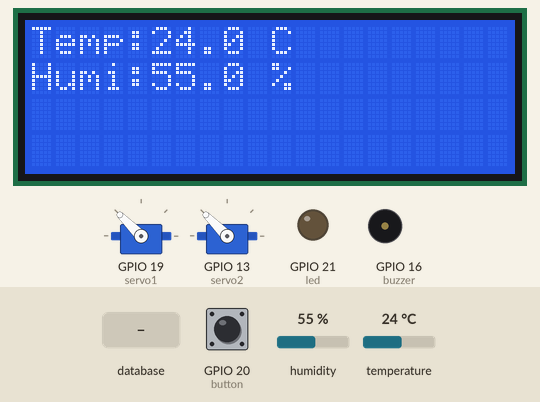
The program below on a simulated Raspberry Pi (BCM pin numbers). Shown: 2 × servo, 20×4 character LCD, output pins drawn as LEDs (lit = HIGH), buzzer (waves = sounding, pin HIGH). Inputs (shaded band) come from the test bench; at power-on: humidity 55 %, temperature 24 °C, GPIO 20 (button) LOW. Each call to the cloud database takes 0.3 s, and an entry nobody has set reads as its off value or as empty; servo angles are drawn from the pulse width (0.5 ms = 0°, 2.5 ms = 180°); threads take turns every 2 ms; what the program prints to the terminal is not drawn.

Above: at 0.2 s.
1.3 s: database entry "12345678" set to "1"
2.9 s: database entry "onefloor" set to "1"
At 3.4 s:
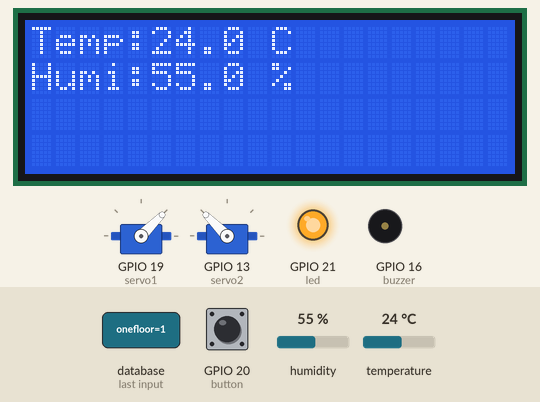
9.7 s: database entry "servo1" set to "1"
11.3 s: humidity set to 22 %
At 14.5 s:
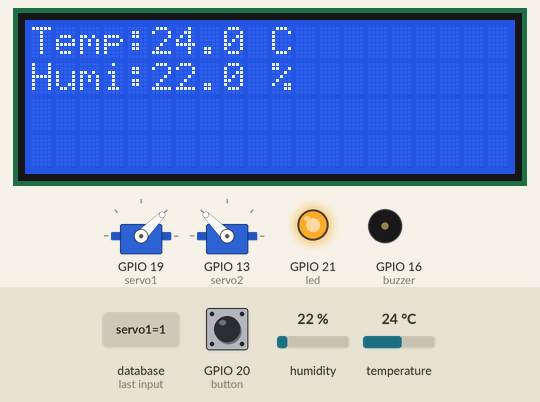
17.9 s: temperature set to 12 °C
At 20.1 s:
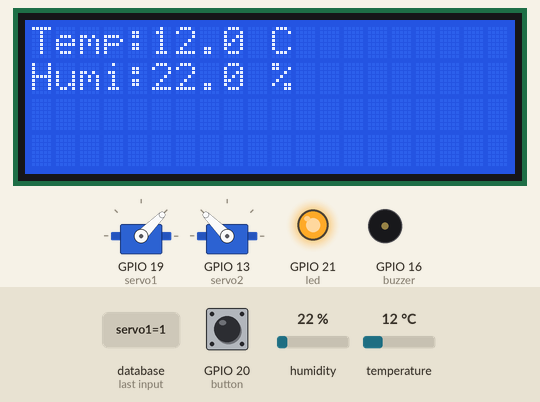
23.3 s: database entry "onefloor" set to "0"
At 25.7 s:
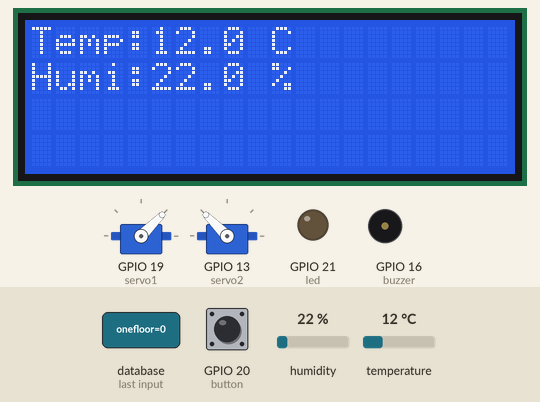
Timing chart, 0 to 27.2 s (numbered marks = the images above; inputs shaded):
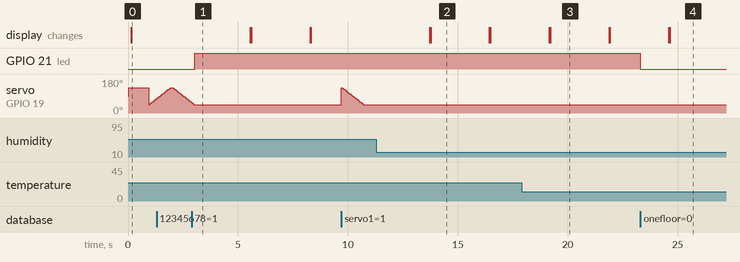

The program:

Main.py
```python
# https://pypi.org/project/mfrc522/
import threading
from time import sleep
from gpiozero import Buzzer, Servo, LED, Button
from RPi import GPIO
from mfrc522 import SimpleMFRC522
from RPLCD.i2c import CharLCD
import firebase_admin
from firebase_admin import credentials
from firebase_admin import db
import dht11

# firebase
cred = credentials.Certificate('../../firebase/firebase_key.json')
firebase_admin.initialize_app(cred, {
    'databaseURL': 'https://iotfb-fc0b9.firebaseio.com/'
})

# initialize GPIO
GPIO.setwarnings(False)
GPIO.setmode(GPIO.BCM)
GPIO.cleanup()

# Servo 設定要先寫
myCorrection = 0
maxPW = (2.0 + myCorrection) / 1000
minPW = (1.0 - myCorrection) / 1000
servo1 = Servo(19, min_pulse_width=minPW, max_pulse_width=maxPW)
servo2 = Servo(13, min_pulse_width=minPW, max_pulse_width=maxPW)
servos = {631257378948: servo1, 6141524804: servo2}
servo = 0

# Button
button = Button(20, pull_up=False)

#LED
led = LED(21)

#DHT11
instance = dht11.DHT11(pin = 26)

reader = SimpleMFRC522()
GPIO.setwarnings(False)
buzzer = Buzzer(16)
lcd = CharLCD(i2c_expander='PCF8574', address=0x27)

# 關門
def close():
    for value in range(0, 21):
        value2 = (float(value) - 10) / 10
        servo.value = value2
        print(value2)
        sleep(0.05)

# 開門
def open():
    for value in range(20, -1, -1):
        value2 = (float(value) - 10) / 10
        servo.value = value2
        print(value2)
        sleep(0.05)

def rfid_lcd_print(id, text):
    lcd.clear()
    lcd.cursor_pos = (0, 0)
    lcd.write_string("{x}".format(x=id))
    lcd.cursor_pos = (1, 0)
    lcd.write_string("{x}".format(x=text))

#偵測溫溼度
def detect_dht11():
    result = instance.read()
    if result.is_valid():
        print("Temperature: %-3.1f C" % result.temperature)
        print("Humidity: %-3.1f %%" % result.humidity)
        lcd.clear()
        lcd.cursor_pos = (0, 0)
        lcd.write_string("{x}:{y} C".format(x="Temp", y=result.temperature))
        lcd.cursor_pos = (1, 0)
        lcd.write_string("{x}:{y} %".format(x="Humi", y=result.humidity))
        db.reference('/smarthouse/dht/temp').set(result.temperature)
        db.reference('/smarthouse/dht/humi').set(result.humidity)
    else:
        print("Error: %d" % result.error_code)
        lcd.clear()
        lcd.cursor_pos = (0, 0)
        lcd.write_string("{x}:{y}".format(x="Error", y=result.error_code))

#監聽 FB 上的 /smarthouse/led/onefloor
def listener_led(event):
    data = event.data
    if data == 1:
        led.on()
    else:
        led.off()
    print(data)

#監聽 FB 上的 /smarthouse/servo/12345678
def listener_servo(event):
    if servo == 0:
        return 0

    data = event.data
    if data == 1:
        open()
    else:
        close()
    print(data)

#監聽 FB 上的 /smarthouse/door/servo1
def listener_door_servo1(event):
    global servo
    servo = servo1
    data = event.data
    print(data)
    if data == 1:
        open()
    else:
        close()


#按鈕按下
def button_pressed():
    pass

#按鈕放開
def button_released():
    pass

#執行緒(每2秒針測DHT11乙次)
def thread_job():
    while 1:
        print("detect_dht11")
        detect_dht11()
        sleep(2)

#主程式
if __name__ == '__main__':
    servo1.value = 1.0
    servo2.value = 1.0

    button.when_pressed = button_pressed
    button.when_released = button_released

    # 建立一個子執行緒 (偵測 DHT11)
    t = threading.Thread(target=thread_job)
    # 執行該子執行緒
    t.start()

    # 註冊監聽 FB
    db.reference('/smarthouse/led/onefloor').listen(listener_led)
    db.reference('/smarthouse/servo/12345678').listen(listener_servo)
    db.reference('/smarthouse/door/servo1').listen(listener_door_servo1)

    # RFID
    try:
        lcd.clear()
        while True:
            print("Hold a tag near the reader")
            id, text = reader.read()
            servo = servos[id]  # 根據 卡片 id 取得 servo
            go = int(text) >= 50
            if go:
                fee = 50
                text = str(int(text) - fee)
                reader.write(text)
                rfid_lcd_print(id, text)
                buzzer.beep(0.1, 0.1, 1)
                open()
                sleep(2)
                close()
                sleep(1)
                db.reference('/smarthouse/rfid/'+str(id)).set(int(text))

            else:
                rfid_lcd_print(id, text)
                buzzer.beep(0.1, 0.1, 1)
                sleep(0.2)
                buzzer.beep(0.1, 0.1, 1)
                sleep(0.2)
                buzzer.beep(0.1, 0.1, 1)

            print("ID: %s\nText: %s" % (id, text))
            sleep(1)

    except KeyboardInterrupt:
        GPIO.cleanup()
        raise
```

Measured:
- after the input at 2.9 s, GPIO 21 (led): LOW → HIGH after 0.15 s
- after the input at 11.3 s, the display: first differs from a run without the input after 2.5 s (image 2)
- after the input at 17.9 s, the display: first differs from a run without the input after 1.3 s (image 3)
- after the input at 23.3 s, GPIO 21 (led): HIGH → LOW at once
- what the display in image 2 shows lasts 2.6 s, from 13.8 s to 16.4 s
